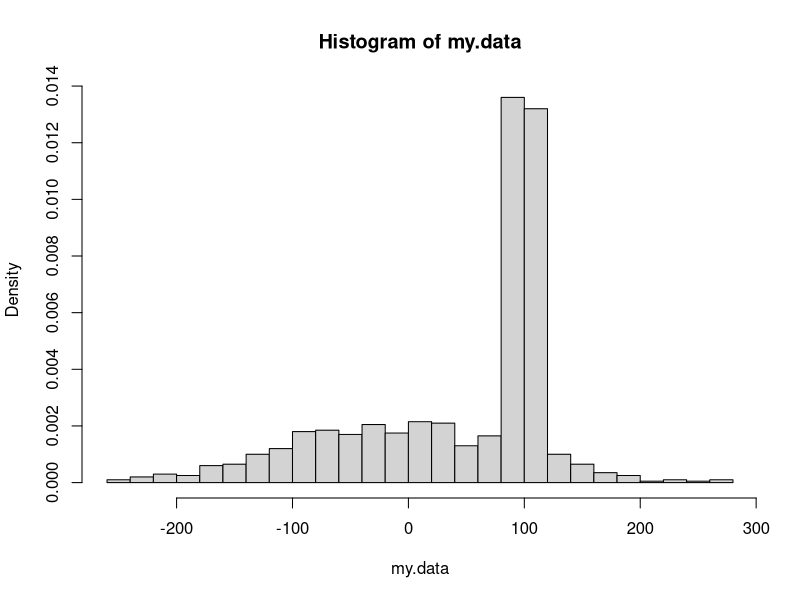
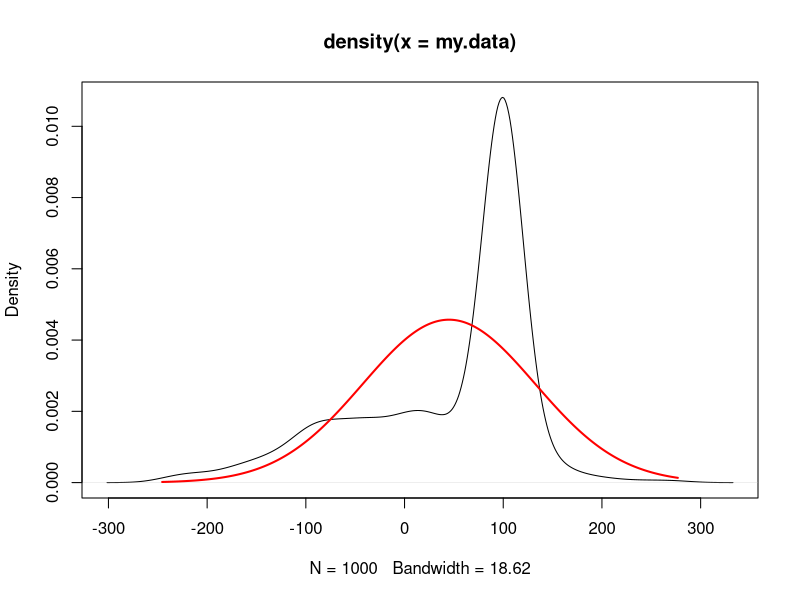
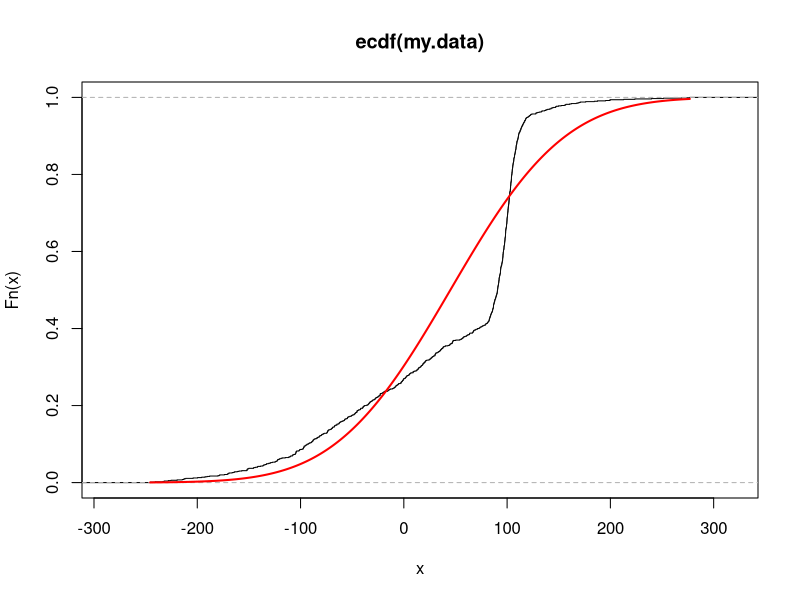

The R script that drew these images, in order:
## ---- chunk 1
# your code here
n <- 1000
sigma_1 = 3
sigma_2 = 10
mu_1 = 100
mu_2 = -2
mean = c(mu_1, mu_2)
sd = c(sigma_1, sigma_2)
my.data <- rnorm(n, mean, sd^2)
summary(my.data)
## ---- chunk 2
# draw histogram
hist(my.data, breaks=30,probability = T)
# superimpose empirical density
plot(density(my.data))
# superimpose normal density
x <- seq(min(my.data),max(my.data), by = .01)
lines(x, dnorm(x, mean = mean(my.data), sd = sd(my.data)), col ="red", lwd = 2)
#plot(ecdf(my.data))
#lines(my.data, pnorm(my.data, mean = mean(my.data), sd = sd(my.data)), col ="red", lwd = 2)

## ---- chunk 3
# plot ecdf
plot(ecdf(my.data))
# superimpose cdf for standard normal
x <- seq(min(my.data),max(my.data),by=.01)
lines(x, pnorm(x, mean = mean(my.data), sd = sd(my.data)), col ="red", lwd = 2)

# calculate maximal difference 
max(abs(ecdf(my.data)(x)-pnorm(x, mean = mean(my.data), sd = sd(my.data))))

## ---- chunk 4
# skewness
skewness <- function(x) {
  m3 <- mean((x - mean(x))^3)
  m2 <- mean((x - mean(x))^2)
  return(m3 / m2^(3 / 2))
}

skewness_calculated <- skewness(my.data)
print(skewness_calculated)
if (skewness_calculated > 0) {
  print("The data are positively skewed - the tail is longer on the right side")
} else if (skewness_calculated < 0) {
  print("The data are negatively skewed - the tail is longer on the left side")
} else {
  print("The data are symmetrically distributed")
}

# kurtosis
kurtosis <- function(x) {
  m4 <- mean((x - mean(x))^4)
  m2 <- mean((x - mean(x))^2)
  return(m4 / m2^2)
}

kurtosis_calculated <- kurtosis(my.data)
print(kurtosis_calculated)
if (kurtosis_calculated > 3) {
  print("The data is more concentrated near the mean")
} else if (kurtosis_calculated < 3) {
  print("The data is more dispersed")
} else {
  print("The data is normally distributed")
}
## ---- chunk 5
# sort the data
sorted_data <- sort(my.data)

# calculate sample q-percentiles manually
q <- seq(0.1, 0.9, 0.1)
print(q)
percentiles <- q * n
percentiles <- round(percentiles)
percentiles <- percentiles + 1
percentiles <- sorted_data[percentiles]
print(percentiles)

# calculate sample q-percentiles by using percentile
quantile <- quantile(my.data, q)
print(quantile)
## ---- chunk 6
# your code here
# theoretical expected value and variance
dtm <- replicate(1000, mean(rnorm(n, mean, sd^2)))
theorexp <- sum(mean/2); 
theorexp; 
theorvar = sum(sd^2)
theorvar
# sample mean and sample variance
mean(dtm)
var(dtm)

## ---- chunk 7
# Calculate the fraction of the data that are within $k\sigma$ of the sample mean for $k=1,2,3$. Do we get the result expected? Why or why not?

m = mean(my.data)
s = sd(my.data)
mean(abs(my.data - m) < s)
mean(abs(my.data - m) < s*2)
mean(abs(my.data - m) < s*3)
